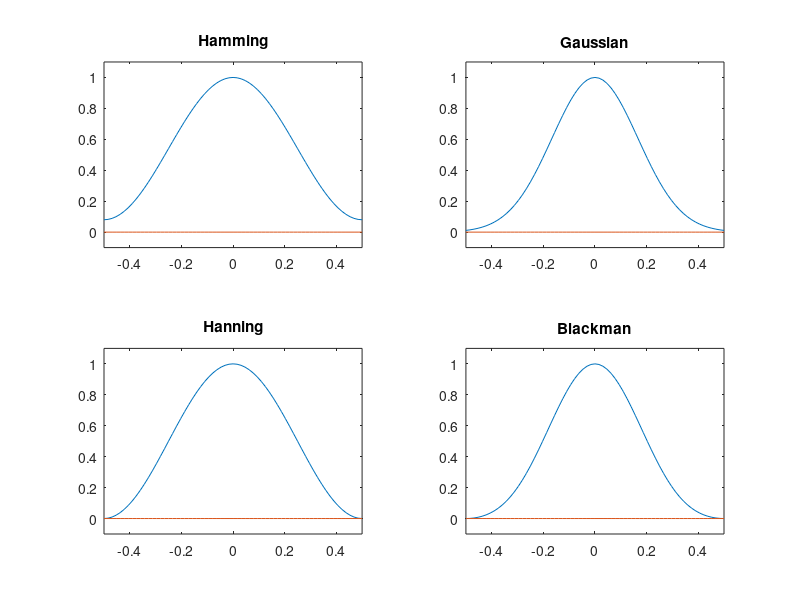

Write MATLAB code to recreate this figure.
%CAPTION
fprintf('\n');
disp('Figure 4.5')
disp('Graphs of four windows g(t) whose supports are [-.5,.5].');

close all;
N = 64;
t = -.5 + (0:N)/N;

subplot(221)
	hamming = .54 + .46*cos(2*pi*t);
	plot(t,hamming);
	hold on
 	plot(t,zeros(1,N+1));
	axis([-.5 .5 -.1 1.1])
	title('Hamming')
subplot(222)
	gaussian = exp(-18*t.^2);
	plot(t,gaussian);
	hold on
 	plot(t,zeros(1,N+1));
	axis([-.5 .5 -.1 1.1]);
	title('Gaussian')
subplot(223)
	hanning = (cos(pi*t)).^2;
	plot(t,hanning);
	hold on
 	plot(t,zeros(1,N+1));
	axis([-.5 .5 -.1 1.1]);
	title('Hanning')
subplot(224)
	blackman = .42+.5*cos(2*pi*t)+.08*cos(4*pi*t);
	plot(t,blackman);
	hold on
 	plot(t,zeros(1,N+1));
	axis([-.5 .5 -.1 1.1]);
	title('Blackman');
	
% Written by Maureen Clerc and Jerome Kalifa, 1997
% clerc@cmapx.polytechnique.fr, kalifa@cmapx.polytechnique.fr
    
    
%   
% Part of WaveLab Version 802
% Built Sunday, October 3, 1999 8:52:27 AM
% This is Copyrighted Material
% For Copying permissions see COPYING.m
% Comments? e-mail wavelab@stat.stanford.edu
%   
    
